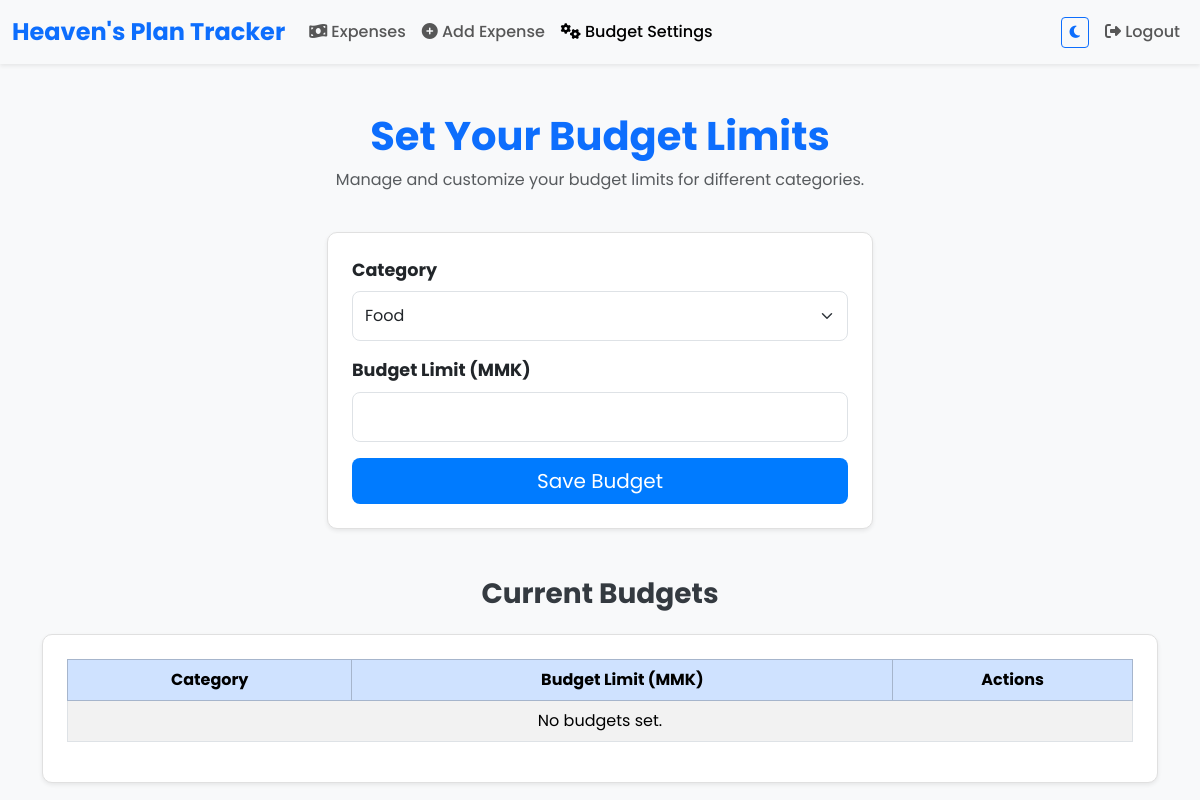
/expenses/budget/ (signed in), run on an earlier commit of the app's database.
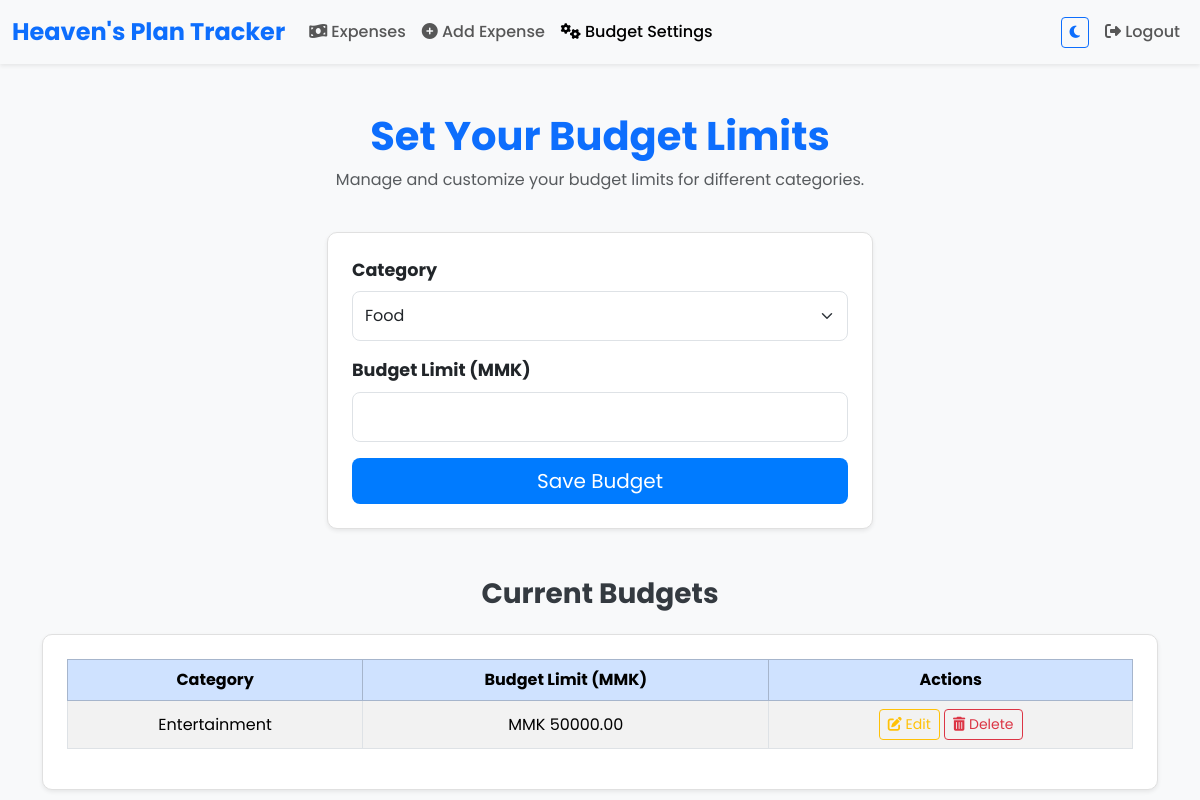
And on a later commit of the database.
### expense/models.py (models this page shows, shortened)
class Budget(models.Model):
    user = models.ForeignKey(User, on_delete=models.CASCADE)
    category = models.CharField(max_length=100)
    limit = models.DecimalField(max_digits=10, decimal_places=2)

### expense/views.py (the view)
# urls.py: path('budget/', views.budget_settings, name='budget_settings'),  # Budget Settings URL
@login_required
def budget_settings(request):
    budgets = Budget.objects.filter(user=request.user)
    if request.method == 'POST':
        form = BudgetForm(request.POST)
        if form.is_valid():
            budget = form.save(commit=False)
            budget.user = request.user
            budget.save()
            return redirect('budget_settings')
    else:
        form = BudgetForm()
    context = {'budgets': budgets, 'form': form}
    return render(request, 'expense/budget_settings.html', context)

### expense/forms.py (shortened to what this page needs)
class BudgetForm(forms.ModelForm):
    class Meta:
        model = Budget
        fields = ['category', 'limit']
        widgets = {
            'category': forms.Select(choices=[
                ('Food', 'Food'),
                ('Transport', 'Transport'),
                ('Utilities', 'Utilities'),
                ('Entertainment', 'Entertainment'),
                ('Other', 'Other')
            ], attrs={'class': 'form-select form-select-lg'}),
            'limit': forms.NumberInput(attrs={'class': 'form-control form-control-lg'}),
        }

### templates/expense/budget_settings.html (shortened to what this page needs)
{% extends 'base.html' %}
{% block content %}
<div class="container mt-5">
    <div class="row">
        <div class="col-12 text-center mb-4">
            <h2 class="display-6 fw-bold text-primary">Set Your Budget Limits</h2>
            <p class="text-muted">Manage and customize your budget limits for different categories.</p>
        </div>
    </div>
    <div class="row justify-content-center">
        <div class="col-lg-6 col-md-8 col-sm-12">
            <div class="card shadow-sm p-4 mb-5">
                <form method="POST">
                    <div class="mb-3">
                        <label for="{{ form.category.id_for_label }}" class="form-label fw-bold">Category</label>
                        {{ form.category }}
                    </div>
                    <div class="mb-3">
                        <label for="{{ form.limit.id_for_label }}" class="form-label fw-bold">Budget Limit (MMK)</label>
                        {{ form.limit }}
                    </div>
                    <div class="d-grid">
                        <button type="submit" class="btn btn-primary btn-lg w-100">Save Budget</button>
                    </div>
                </form>
            </div>
        </div>
    </div>
    <div class="row">
        <div class="col-12">
            <h3 class="fw-bold text-center mb-4">Current Budgets</h3>
            <div class="card shadow-sm p-4">
                <div class="table-responsive custom-table">
                    <table class="table table-hover table-striped table-bordered text-center align-middle">
                        <thead class="table-primary">
                            <tr>
                                <th>Category</th>
                                <th>Budget Limit (MMK)</th>
                                <th>Actions</th>
                            </tr>
                        </thead>
                        <tbody>
                            {% for budget in budgets %}
                            <tr>
                                <td>{{ budget.category }}</td>
                                <td>MMK {{ budget.limit|floatformat:2 }}</td>
                                <td>
                                    <a href="{% url 'edit_budget' budget.pk %}" class="btn btn-outline-warning btn-sm">
                                        <i class="fas fa-edit"></i> Edit
                                    </a>
                                    <a href="{% url 'delete_budget' budget.pk %}" class="btn btn-outline-danger btn-sm">
                                        <i class="fas fa-trash-alt"></i> Delete
                                    </a>
                                </td>
                            </tr>
                            {% empty %}
                            <tr>
                                <td colspan="3" class="text-center">No budgets set.</td>
                            </tr>
                            {% endfor %}
                        </tbody>
                    </table>
                </div>
            </div>
        </div>
    </div>
</div>
{% endblock %}

What changed in the data, as far as the page shows it:
added Budget: category "Entertainment", limit "50000.00"
Also different on the page:
text no longer shown: "No budgets set."
